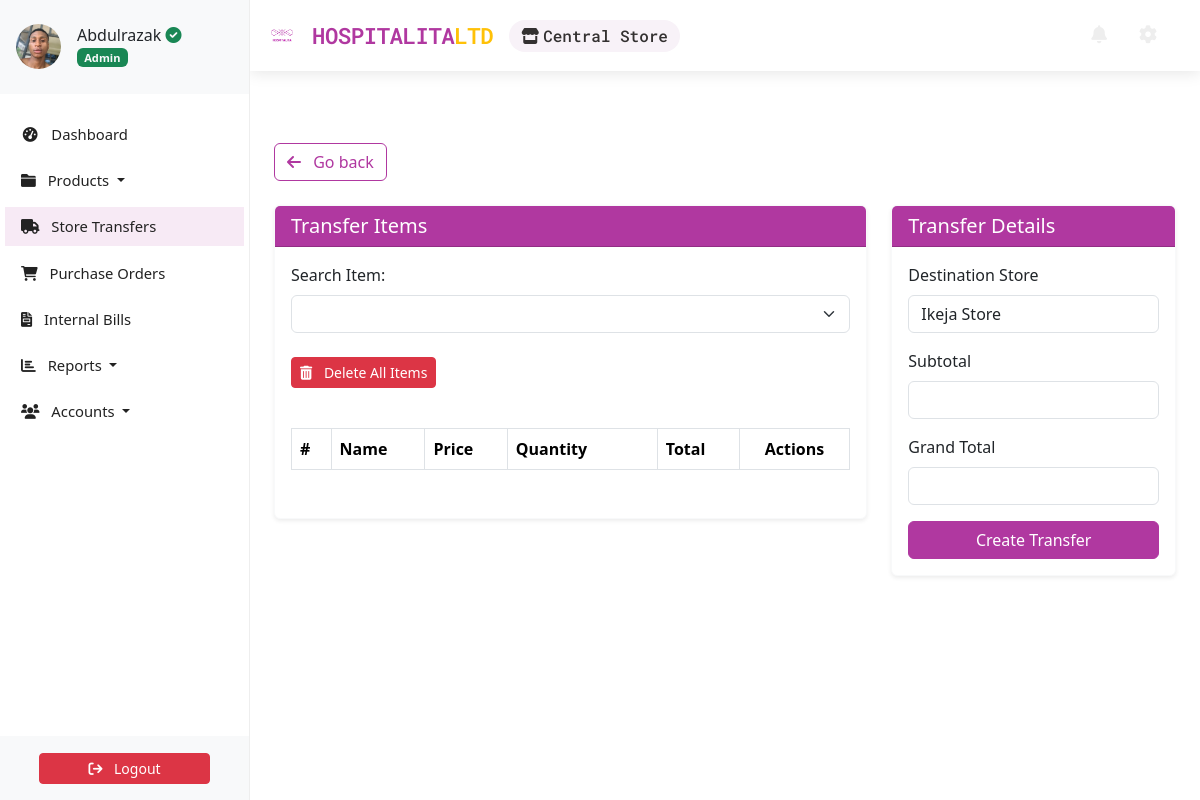
Screenshot of /transactions/new-transfer/ (signed in) with the database file from the repository.
### accounts/models.py (models this page shows, shortened)
class Profile(AbstractBaseUser, PermissionsMixin):
    email = models.EmailField(unique=True, max_length=150)
    first_name = models.CharField(max_length=30, blank=True)
    last_name = models.CharField(max_length=30, blank=True)
    telephone = PhoneNumberField(null=True, blank=True)
    store = models.ForeignKey('store.Store', on_delete=models.CASCADE, null=True, blank=True, related_name='user')
    profile_picture = ProcessedImageField(
        default='profile_pics/default.jpg',
        upload_to='profile_pics',
        format='JPEG',
        processors=[ResizeToFill(150, 150)],
        options={'quality': 100}
    )
    status = models.CharField(max_length=12, choices=STATUS_CHOICES, default='INA')
    role = models.CharField(max_length=12, choices=ROLE_CHOICES, blank=True, null=True)
    slug = AutoSlugField(unique=True, populate_from='email')
    date_joined = models.DateTimeField(auto_now_add=True,  blank=True, null=True)
    last_login = models.DateTimeField(null=True, blank=True)
    is_active = models.BooleanField(default=True)
    is_staff = models.BooleanField(default=False)  # required by admin
    objects = ProfileManager()
    USERNAME_FIELD = 'email'
    REQUIRED_FIELDS = []  # optional: add first_name, last_name
    class Meta:
        verbose_name = 'Profile'
        verbose_name_plural = 'Profiles'

### store/models.py (models this page shows, shortened)
class Store(models.Model):
    name = models.CharField(max_length=100)
    address = models.TextField(blank=True)
    contact_number = models.CharField(max_length=15, blank=True)
    central = models.BooleanField(default=False)  # Indicates the central store (admin's primary)

### transactions/views.py (the view, shortened to what this page needs)
# urls.py: path('new-transfer/', TransferCreateView, name='transfer-create'),
def TransferCreateView(request):
    if not request.user.store.central:
        return redirect('saleslist')  # Redirect non-central users to sales list
    context = {
        "active_icon": "transfers",
        "branch_stores": Store.objects.exclude(id=request.user.store.id),  # All stores except central
    }
    return render(request, "transactions/transfer_create.html", context)

### transactions/templates/transactions/transfer_create.html (shortened to what this page needs)
{% extends "store/base.html" %}
{% load static %}
{% block stylesheets %}
<link href="https://cdn.jsdelivr.net/npm/select2@4.1.0-rc.0/dist/css/select2.min.css" rel="stylesheet" />
<link rel="stylesheet" href="https://cdn.jsdelivr.net/npm/@ttskch/select2-bootstrap4-theme@1.5.2/dist/select2-bootstrap4.min.css">
{% endblock stylesheets %}
{% block content %}
<div class="container py-5">
    <div class="mb-4">
        <a href="{% url 'transferslist' %}" class="btn btn-outline-brand">
            <i class="fas fa-arrow-left me-2"></i> Go back
        </a>
    </div>
    <form id="form_transfer" action="{% url 'transfer-create' %}" class="transferForm" method="post">
        <div class="row">
            <div class="col-lg-8 mb-4">
                <div class="card border-light shadow-sm">
                    <div class="card-header bg-brand">
                        <h5 class="mb-0">Transfer Items</h5>
                    </div>
                    <div class="card-body">
                        <div class="mb-4">
                            <label for="searchbox_items" class="form-label">Search Item:</label>
                            <select class="form-select select2" name="searchbox_items" id="searchbox_items" aria-label="Search items"></select>
                        </div>
                        <button type="button" class="btn btn-danger btn-sm mb-4 deleteAll">
                            <i class="fas fa-trash-alt me-2"></i> Delete All Items
                        </button>
                        <div class="table-responsive my-3">
                            <table class="table table-bordered table-striped" id="table_items">
                                <thead>
                                    <tr>
                                        <th>#</th>
                                        <th>Name</th>
                                        <th>Price</th>
                                        <th style="width: 150px;">Quantity</th>
                                        <th>Total</th>
                                        <th class="text-center">Actions</th>
                                    </tr>
                                </thead>
                            </table>
                        </div>
                    </div>
                </div>
            </div>
            <div class="col-lg-4 mb-4">
                <div class="card border-light shadow-sm">
                    <div class="card-header bg-brand">
                        <h5 class="mb-0">Transfer Details</h5>
                    </div>
                    <div class="card-body">
                        <div class="mb-3">
                            <label for="destination_store" class="form-label">Destination Store</label>
                            <select name="destination_store" id="destination_store" class="form-control" required>
                                {% for store in branch_stores %}
                                <option value="{{ store.id }}">{{ store.name }}</option>
                                {% endfor %}
                            </select>
                        </div>
                        <div class="mb-3">
                            <label for="sub_total" class="form-label">Subtotal</label>
                            <input name="sub_total" type="number" class="form-control" id="sub_total" required readonly>
                        </div>
                        <div class="mb-3">
                            <label for="grand_total" class="form-label">Grand Total</label>
                            <input name="grand_total" type="number" class="form-control" id="grand_total" required readonly>
                        </div>
                        <button type="submit" class="btn btn-brand w-100">Create Transfer</button>
                    </div>
                </div>
            </div>
        </div>
    </form>
</div>
{% endblock content %}

### store/templates/store/base.html (shortened to what this page needs)
<!DOCTYPE html>
<html lang="en">
    <head>
        {% load static %}
        <link href="https://cdn.jsdelivr.net/npm/bootstrap@5.3.3/dist/css/bootstrap.min.css" rel="stylesheet">
        <link rel="stylesheet" type="text/css" href="https://unpkg.com/@webpixels/css@1.1.5/dist/index.css">
        <link rel="stylesheet" href="{% static '/css/style.css' %}" type="text/css">
        <link rel="stylesheet" href="https://cdnjs.cloudflare.com/ajax/libs/font-awesome/5.15.4/css/all.min.css">
        {% block stylesheets %}{% endblock stylesheets %}
    </head>
    <body>
        {% include "store/sidebar.html" %}
        <section id="wrapper">
          <nav class="navbar navbar-expand-md navbar-light">
            <div class="container-fluid">
                <div class="d-flex align-items-center">
                    <a class="navbar-brand" href="{% url 'dashboard' %}" style="color: #b038a0;">
                        <img src="{% static 'images/logo/hospitalialogo.png' %}" alt="Hospitalita Logo" class="navbar-logo">
                        HOSPITALITA<span class="text-warning">LTD</span>
                    </a>
                    {% if request.user.is_authenticated and request.user.store %}
                    <div class="store-display">
                        <i class="fas fa-store me-1"></i>{{ request.user.store.name }}
                    </div>
                    {% endif %}
                </div>
                <div class="collapse navbar-collapse" id="toggle-navbar">
                    <ul class="navbar-nav ms-auto align-items-center">
                        <li class="nav-item me-3">
                            <a class="nav-link position-relative nav-icon" href="{% url 'notifications' %}">
                                <i class="fa fa-bell"></i>
                            </a>
                        </li>
                        <li class="nav-item me-2">
                            <a class="nav-link nav-icon" href="/hospitalita-admin/" title="Admin Dashboard">
                                <i class="fas fa-cog"></i>
                            </a>
                        </li>
                    </ul>
                </div>
            </div>
        </nav>
          <main class="container py-4">
            {% block content %}{% endblock content %}
          </main>
        </section>
    </body>
</html>

### store/templates/store/sidebar.html (shortened to what this page needs)
<link href="https://cdn.jsdelivr.net/npm/bootstrap@5.3.3/dist/css/bootstrap.min.css" rel="stylesheet">
<link href="https://cdnjs.cloudflare.com/ajax/libs/font-awesome/6.0.0-beta3/css/all.min.css" rel="stylesheet">
<aside class="sidebar position-fixed top-0 left-0 overflow-auto h-100 bg-white text-dark" id="show-side-navigation1">
    <div class="sidebar-header d-flex align-items-center px-3 py-4 border-bottom border-light" style="background-color:#f8f9fa ;">
        <div class="d-flex align-items-center text-decoration-none text-dark">
            <img class="rounded-circle img-fluid" id="sidebar-img" width="45" src="{{ request.user.profile_picture.url }}" alt="Profile Picture" />
            <div class="ms-3">
                <h5 class="fs-6 mb-0">
                    {{ request.user.first_name }}{% if request.user.role == 'AD' %} <i class="fa-solid fa-circle-check text-success"></i>{% endif %}
                </h5>
                <span class="badge bg-success text-light">
                    {% if request.user.role == 'AD' %}
                        Admin
                    {% elif request.user.role == 'EX' %}
                        Executive
                    {% else %}
                        Operative
                    {% endif %}
                </span>
            </div>
        </div>
    </div>
    <div class="nav-container">
        <ul class="nav flex-column mt-3">
            <li class="nav-item mb-2">
                <a class="nav-link {% if request.resolver_match.url_name == 'dashboard' %}active{% endif %}" href="{% url 'dashboard' %}">
                    <i class="fa fa-tachometer-alt fa-fw me-2"></i> Dashboard
                </a>
            </li>
            <li class="nav-item mb-2 dropdown">
                <a class="nav-link {% if request.resolver_match.url_name == 'productslist' %}active{% endif %} dropdown-toggle" href="#" id="productsDropdown" role="button" data-bs-toggle="dropdown" aria-expanded="false">
                    <i class="fa fa-folder me-2"></i> Products
                </a>
            </li>
            <li class="nav-item mb-2">
                {% if request.user.store.central %}
                <a class="nav-link {% if request.resolver_match.url_name == 'transfer-create' or request.resolver_match.url_name == 'transferslist' %}active{% endif %}" href="{% url 'transferslist' %}">
                    <i class="fa fa-truck fa-fw me-2"></i> Store Transfers
                </a>
                {% else %}
                <a class="nav-link {% if request.resolver_match.url_name == 'saleslist' %}active{% endif %}" href="{% url 'saleslist' %}">
                    <i class="fa fa-shopping-bag fa-fw me-2"></i> Sales Orders
                </a>
                {% endif %}
            </li>
            <li class="nav-item mb-2">
                <a class="nav-link {% if request.resolver_match.url_name == 'purchaseorderslist' %}active{% endif %}" href="{% url 'purchaseorderslist' %}">
                    <i class="fa fa-shopping-cart me-2"></i> Purchase Orders
                </a>
            </li>
            <li class="nav-item mb-2">
                <a class="nav-link {% if request.resolver_match.url_name == 'usage_list' %}active{% endif %}" href="{% url 'usage_list' %}">
                    <i class="fa-solid fa-file-invoice me-2"></i> Internal Bills
                </a>
            </li>
            <li class="nav-item mb-2 dropdown">
                <a class="nav-link  dropdown-toggle" href="#" id="reportsDropdown" role="button" data-bs-toggle="dropdown" aria-expanded="false">
                    <i class="fa fa-chart-bar me-2"></i> Reports
                </a>
            </li>
            <li class="nav-item mb-2 dropdown">
                <a class="nav-link  dropdown-toggle" href="#" id="accountsDropdown" role="button" data-bs-toggle="dropdown" aria-expanded="false">
                    <i class="fa fa-users me-2"></i> Accounts
                </a>
            </li>
        </ul>
    </div>
    <div class="sidebar-footer position-absolute bottom-0 w-100 text-center py-3 bg-light border-top border-light">
        <form method="post" action="{% url 'user-logout' %}">
            <button type="submit" class="btn btn-danger btn-sm w-75">
                <i class="fa fa-sign-out me-2"></i> Logout
            </button>
        </form>
    </div>
</aside>

### rows the page displays
Profile: user.profile_picture (picture), user.first_name "Abdulrazak", user.store.name "Central Store"

### other values shown
form field destination_store "Ikeja Store"
